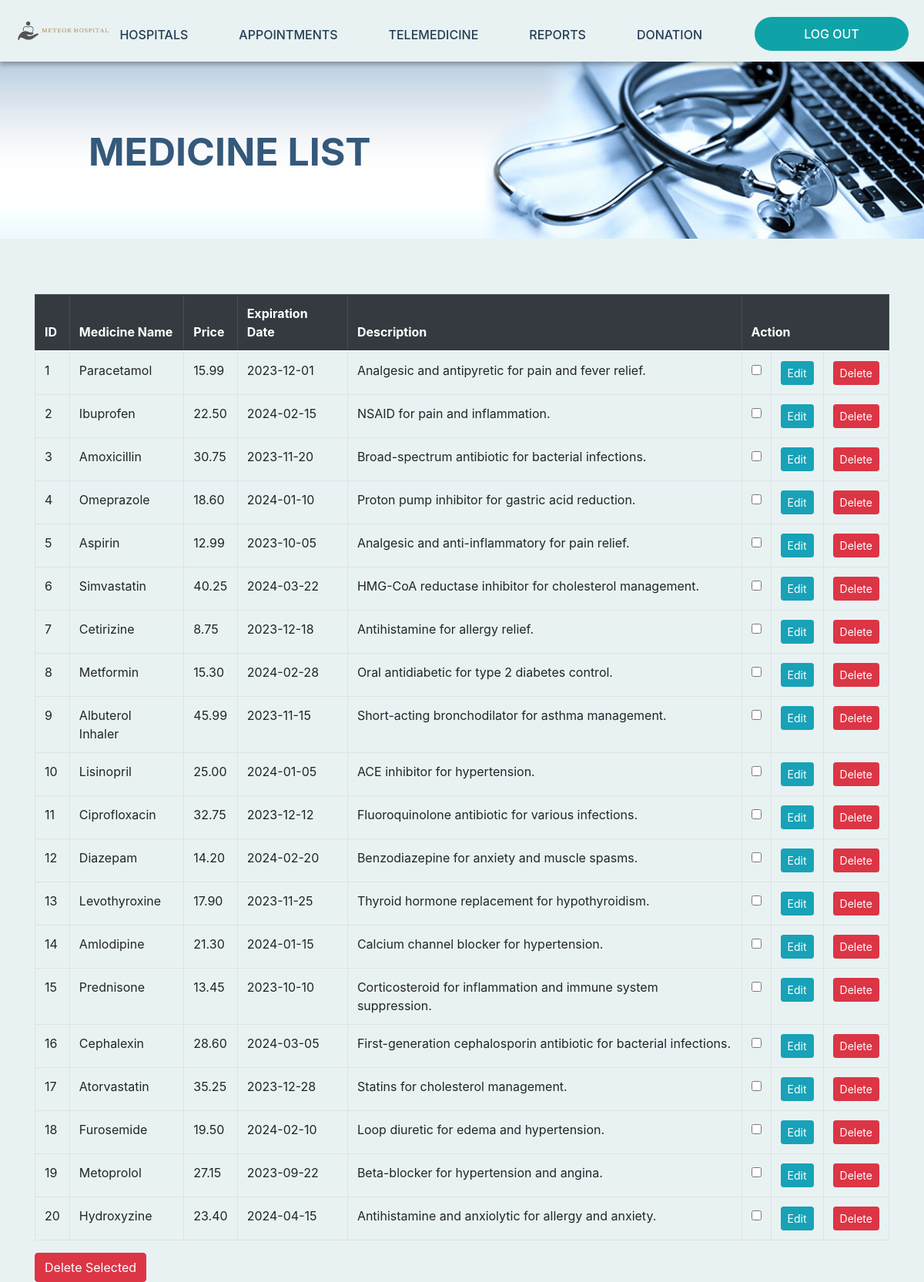
/medicine_list.php, run on the app's committed database.
### tables this page shows
CREATE TABLE `medicine` (
  `medicineID` int(11) NOT NULL COMMENT 'Medicine ID',
  `medicineName` varchar(60) NOT NULL COMMENT 'Medicine name',
  `price` decimal(10,2) NOT NULL COMMENT 'Price per unit',
  `expirationDate` date NOT NULL COMMENT 'Expiration date',
  `description` varchar(255) NOT NULL COMMENT 'Description in brief'
);

### medicine_list.php (the view, shortened to what this page needs)
<?php
include("connection.php");
include("header.php");
include("navigation-admin.php");
?>
<div class="banner-appointment-list">
    <div class="col-md-8 intro">
        <div class="banner-text">
            <p class="page-title">MEDICINE LIST</p>
        </div>
    </div>
</div>
<div class="container mt-4">
    <form method="post">
        <br><br>
        <table class="table table-bordered table-hover">
            <thead class="thead-dark">
                <tr>
                    <th>ID</th>
                    <th>Medicine Name</th>
                    <th>Price</th>
                    <th>Expiration Date</th>
                    <th>Description</th>
                    <th colspan="3">Action</th>
                </tr>
            </thead>
        <?php
        $sql = "SELECT * FROM medicine";
        $result = $mysqli->query($sql);
        if ($result) {
            while ($row = $result->fetch_assoc()) {
                echo '<tr>';
                echo '<td>' . $row["medicineID"] . '</td>';
                echo '<td>' . $row["medicineName"] . '</td>';
                echo '<td>' . $row["price"] . '</td>';
                echo '<td>' . $row["expirationDate"] . '</td>';
                echo '<td>' . $row["description"] . '</td>';
                echo '<td><input type="checkbox" name="selected_medicines[]" value="' . $row["medicineID"] . '"></td>';
                echo '<td><a href="medicine_edit.php?table=medicine&id=' . $row["medicineID"] . '" class="btn btn-info btn-sm">Edit</a></td>';
                echo '<td><a href="delete.php?table=medicine&column=medicineID&ID=' . $row["medicineID"] . '" class="btn btn-danger btn-sm">Delete</a></td>';
                echo '</tr>';
            }
            echo '</table>';
            echo '<button type="submit" name="delete_selected" class="btn btn-danger">Delete Selected</button>';
        } else {
            echo '<tr><td colspan="7">No medicines found.</td></tr>';
            echo '</table>';
        }
        ?>
    </form>
</div>

### index.css (style rules this page uses)
body { background-color: #e9f2f2; }
.banner-appointment-list { margin-left: auto; margin-right: auto; width: 100%; height: 230px; background-image: url("images/admin-appointment.png"); background-size: cover; background-position: center; }
.banner-text { width: 100%; padding-left: 100px; }
.page-title { font-size: 50px; font-weight: 700; color: #34597a; }

### main.css (style rules this page uses)
.intro { padding-top: 80px; }

### data on the page
medicine: medicineID "1", medicineName "Paracetamol", price "15.99", expirationDate "2023-12-01", description "Analgesic and antipyretic for pain and fever relief."
medicine: medicineID "2", medicineName "Ibuprofen", price "22.50", expirationDate "2024-02-15", description "NSAID for pain and inflammation."
medicine: medicineID "3", medicineName "Amoxicillin", price "30.75", expirationDate "2023-11-20", description "Broad-spectrum antibiotic for bacterial infections."
medicine: medicineID "4", medicineName "Omeprazole", price "18.60", expirationDate "2024-01-10", description "Proton pump inhibitor for gastric acid reduction."
medicine: medicineID "5", medicineName "Aspirin", price "12.99", expirationDate "2023-10-05", description "Analgesic and anti-inflammatory for pain relief."
medicine: medicineID "6", medicineName "Simvastatin", price "40.25", expirationDate "2024-03-22", description "HMG-CoA reductase inhibitor for cholesterol management."
medicine: medicineID "7", medicineName "Cetirizine", price "8.75", expirationDate "2023-12-18", description "Antihistamine for allergy relief."
medicine: medicineID "8", medicineName "Metformin", price "15.30", expirationDate "2024-02-28", description "Oral antidiabetic for type 2 diabetes control."
medicine: medicineID "9", medicineName "Albuterol Inhaler", price "45.99", expirationDate "2023-11-15", description "Short-acting bronchodilator for asthma management."
medicine: medicineID "10", medicineName "Lisinopril", price "25.00", expirationDate "2024-01-05", description "ACE inhibitor for hypertension."
medicine: medicineID "11", medicineName "Ciprofloxacin", price "32.75", expirationDate "2023-12-12", description "Fluoroquinolone antibiotic for various infections."
medicine: medicineID "12", medicineName "Diazepam", price "14.20", expirationDate "2024-02-20", description "Benzodiazepine for anxiety and muscle spasms."
medicine: medicineID "13", medicineName "Levothyroxine", price "17.90", expirationDate "2023-11-25", description "Thyroid hormone replacement for hypothyroidism."
medicine: medicineID "14", medicineName "Amlodipine", price "21.30", expirationDate "2024-01-15", description "Calcium channel blocker for hypertension."
medicine: medicineID "15", medicineName "Prednisone", price "13.45", expirationDate "2023-10-10", description "Corticosteroid for inflammation and immune system suppression."
medicine: medicineID "16", medicineName "Cephalexin", price "28.60", expirationDate "2024-03-05", description "First-generation cephalosporin antibiotic for bacterial infections."
medicine: medicineID "17", medicineName "Atorvastatin", price "35.25", expirationDate "2023-12-28", description "Statins for cholesterol management."
medicine: medicineID "18", medicineName "Furosemide", price "19.50", expirationDate "2024-02-10", description "Loop diuretic for edema and hypertension."
medicine: medicineID "19", medicineName "Metoprolol", price "27.15", expirationDate "2023-09-22", description "Beta-blocker for hypertension and angina."
medicine: medicineID "20", medicineName "Hydroxyzine", price "23.40", expirationDate "2024-04-15", description "Antihistamine and anxiolytic for allergy and anxiety."
